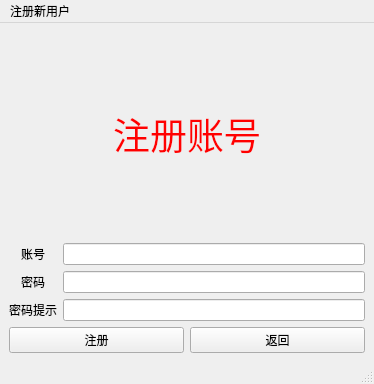
<?xml version="1.0" encoding="UTF-8"?>
<ui version="4.0">
 <class>RegView</class>
 <widget class="QMainWindow" name="RegView">
  <property name="geometry">
   <rect>
    <x>0</x>
    <y>0</y>
    <width>374</width>
    <height>384</height>
   </rect>
  </property>
  <property name="windowTitle">
   <string>MainWindow</string>
  </property>
  <widget class="QWidget" name="centralwidget">
   <layout class="QVBoxLayout" name="verticalLayout_5">
    <item>
     <layout class="QVBoxLayout" name="verticalLayout_4">
      <item>
       <widget class="QLabel" name="label_4">
        <property name="text">
         <string>&lt;html&gt;&lt;head/&gt;&lt;body&gt;&lt;p align=&quot;center&quot;&gt;&lt;span style=&quot; font-size:28pt; color:#ff0000;&quot;&gt;注册账号&lt;/span&gt;&lt;/p&gt;&lt;/body&gt;&lt;/html&gt;</string>
        </property>
       </widget>
      </item>
      <item>
       <layout class="QVBoxLayout" name="verticalLayout_3">
        <item>
         <layout class="QHBoxLayout" name="horizontalLayout">
          <item>
           <layout class="QVBoxLayout" name="verticalLayout_2">
            <item>
             <widget class="QLabel" name="label">
              <property name="text">
               <string>&lt;html&gt;&lt;head/&gt;&lt;body&gt;&lt;p align=&quot;center&quot;&gt;账号&lt;/p&gt;&lt;/body&gt;&lt;/html&gt;</string>
              </property>
             </widget>
            </item>
            <item>
             <widget class="QLabel" name="label_2">
              <property name="text">
               <string>&lt;html&gt;&lt;head/&gt;&lt;body&gt;&lt;p align=&quot;center&quot;&gt;密码&lt;/p&gt;&lt;/body&gt;&lt;/html&gt;</string>
              </property>
             </widget>
            </item>
            <item>
             <widget class="QLabel" name="label_3">
              <property name="text">
               <string>密码提示</string>
              </property>
             </widget>
            </item>
           </layout>
          </item>
          <item>
           <layout class="QVBoxLayout" name="verticalLayout">
            <item>
             <widget class="QLineEdit" name="lineName"/>
            </item>
            <item>
             <widget class="QLineEdit" name="linePw"/>
            </item>
            <item>
             <widget class="QLineEdit" name="linePhone"/>
            </item>
           </layout>
          </item>
         </layout>
        </item>
        <item>
         <layout class="QHBoxLayout" name="horizontalLayout_2">
          <item>
           <widget class="QPushButton" name="btnRegist">
            <property name="text">
             <string>注册</string>
            </property>
           </widget>
          </item>
          <item>
           <widget class="QPushButton" name="btnBack">
            <property name="text">
             <string>返回</string>
            </property>
           </widget>
          </item>
         </layout>
        </item>
       </layout>
      </item>
     </layout>
    </item>
   </layout>
  </widget>
  <widget class="QMenuBar" name="menubar">
   <property name="geometry">
    <rect>
     <x>0</x>
     <y>0</y>
     <width>374</width>
     <height>26</height>
    </rect>
   </property>
   <widget class="QMenu" name="menu">
    <property name="title">
     <string>注册新用户</string>
    </property>
   </widget>
   <addaction name="menu"/>
  </widget>
  <widget class="QStatusBar" name="statusbar"/>
 </widget>
 <resources/>
 <connections/>
</ui>
